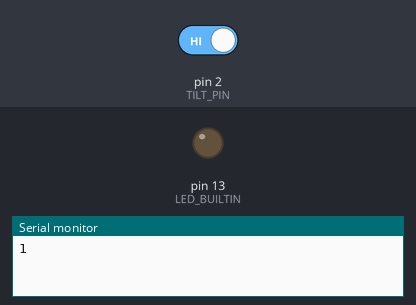
The sketch below on a simulated Arduino Uno, built with avr-gcc and run on an emulated ATmega328P. Shown: output pins drawn as LEDs (lit = HIGH), the last lines printed to the serial monitor. The test bench sets the inputs (shaded band); at power-on: pin 2 (TILT_PIN) HIGH.

Above: at 1.2 s.
1.3 s: pin 2 (TILT_PIN) driven LOW
At 2.1 s:
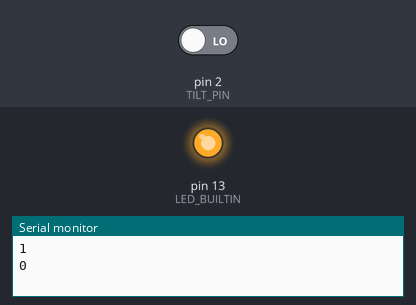
2.8 s: pin 2 (TILT_PIN) driven HIGH
At 3.2 s:
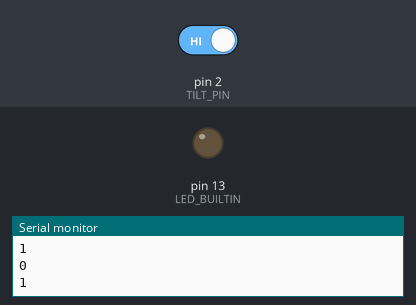
Timing chart, 0 to 5.8 s (numbered marks = the images above; inputs shaded):
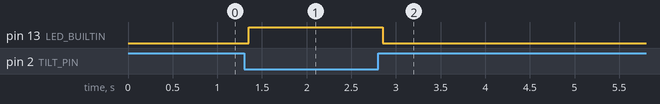

Measured:
- after the input at 1.3 s, pin 13 (LED_BUILTIN): LOW → HIGH after 0.05 s
- after the input at 2.8 s, pin 13 (LED_BUILTIN): HIGH → LOW after 0.05 s

The sketch:

sketch.ino
```cpp
// CODEPLANT TECH 04: two-pin mechanical ball tilt switch
const byte TILT_PIN = 2;
const unsigned long DEBOUNCE_MS = 50; // Increase if contacts flicker.
int lastRaw = HIGH;
int stableState = HIGH;
unsigned long changedAt = 0;

void setup() {
  pinMode(TILT_PIN, INPUT_PULLUP);
  pinMode(LED_BUILTIN, OUTPUT);
  Serial.begin(9600);
  lastRaw = digitalRead(TILT_PIN);
  stableState = lastRaw;
  changedAt = millis();
  digitalWrite(LED_BUILTIN, stableState == LOW ? HIGH : LOW);
  Serial.println(stableState); // Initial state, then only stable changes.
}

void loop() {
  int raw = digitalRead(TILT_PIN);
  unsigned long now = millis();
  if (raw != lastRaw) {
    lastRaw = raw;
    changedAt = now;
  }
  if (raw != stableState && now - changedAt >= DEBOUNCE_MS) {
    stableState = raw;
    digitalWrite(LED_BUILTIN, stableState == LOW ? HIGH : LOW);
    Serial.println(stableState);
  }
}
```
